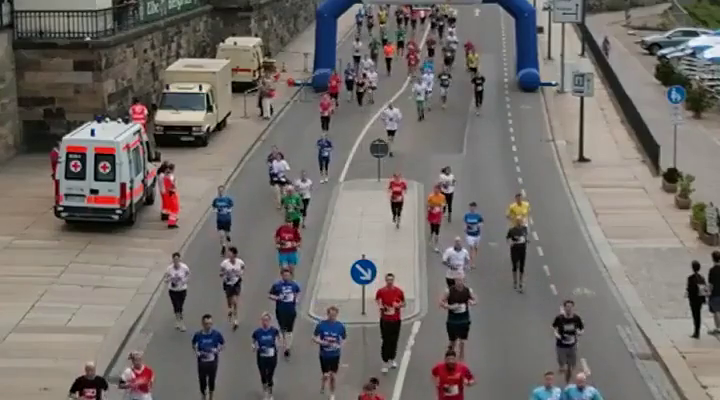
#> input picture frame 15 of Videos/run.mp4, 720 x 400 px, given in place of boy-walking.mp4, which was not available
$ jupyter execute class_10_5_video_obj_det.ipynb   (text cells are left out)
#> lines starting #> are read from the running program, lines starting #| are printed output that depends on the picture; pictures that were not available may be replaced by others from this repository, and a replacement may not be noted
[cell 1]
import cv2
import numpy as np

col, width, row, height = -1,-1,-1,-1        # set initial value
frame = None                                 # video output
frame2 = None                                # org img
inputmode = False                            # roi
rectangle = False
trackWindow = None
roi_hist = None

# [24 lines left out: function onMouse, not called in this run]

def meanShift(file):
#> called with file = './Videos/boy-walking.mp4'
    global frame, frame2, inputmode, trackWindow, roi_hist
    try:
        cap = cv2.VideoCapture(file)
    except Exception as e:
        print(e)
        return
    ret, frame = cap.read()
#> frame is the input picture: shape (400, 720, 3); mean B, G, R 106.7, 110.3, 115.7
    cv2.namedWindow('frame')
    cv2.setMouseCallback('frame',onMouse,param=(frame,frame2))
    termination = (cv2.TERM_CRITERIA_EPS | cv2.TERM_CRITERIA_COUNT, 10, 1) # meanShift
    while True:
        ret, frame = cap.read()
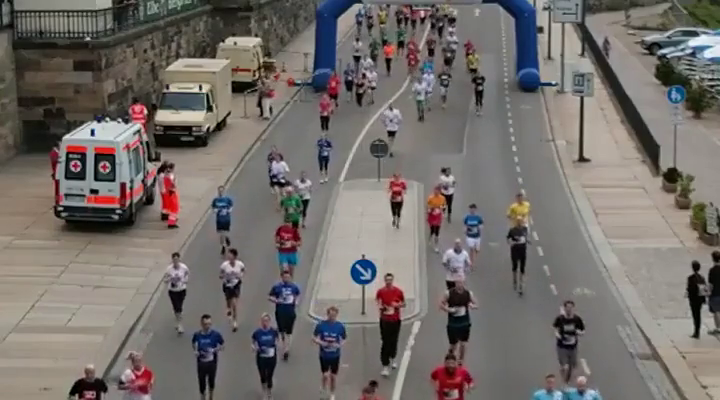
#> input picture frame 16 of Videos/run.mp4, 720 x 400 px, given in place of boy-walking.mp4, which was not available
#> frame is the input picture: shape (400, 720, 3); mean B, G, R 106.7, 110.4, 115.8
        if not ret:
            break
        if trackWindow is not None:
            hsv = cv2.cvtColor(frame,cv2.COLOR_BGR2HSV)
            dst = cv2.calcBackProject([hsv],[0],roi_hist,[0,180],1)
            cv2.imshow('dst',dst)
            ret, trackWindow = cv2.meanShift(dst, trackWindow, termination)
            x,y,w,h = trackWindow
            cv2.rectangle(frame,(x,y),(x+w,y+h), (0,255,0),2)

        cv2.imshow('frame',frame)
        k = cv2.waitKey(55)
#> (key Esc is pressed here)
        if k == 27:
            break

        if k == ord(' '): # space bar press
            print("select Area for meanShift and Enter a Key")
            inputmode = True
            frame2 = frame.copy()

            while inputmode:
                cv2.imshow('frame',frame)
                cv2.waitKey(0)

    cap.release()
    cv2.destroyAllWindows()

meanShift('./Videos/boy-walking.mp4')

[cell 2]
import cv2
import numpy as np

col, width, row, height = -1,-1,-1,-1
frame = None
frame2 = None
inputmode = False
rectangle = False
trackWindow = None
roi_hist = None

# [23 lines left out: function onMouse, not called in this run]

def CamShift(file):
#> called with file = './Videos/boy-walking.mp4'
    global frame, frame2, inputmode, trackWindow, roi_hist
    try:
        cap = cv2.VideoCapture(file)
    except Exception as e:
        print(e)
        return
    ret, frame = cap.read()
    cv2.namedWindow('frame')
    cv2.setMouseCallback('frame',onMouse,param=(frame,frame2))
    termination = (cv2.TERM_CRITERIA_EPS | cv2.TERM_CRITERIA_COUNT, 10, 1)
    while True:
        ret, frame = cap.read()
        if not ret:
            break
        if trackWindow is not None:
            hsv = cv2.cvtColor(frame,cv2.COLOR_BGR2HSV)
            dst = cv2.calcBackProject([hsv],[0],roi_hist,[0,180],1)
            cv2.imshow('dst',dst)
            ret, trackWindow = cv2.CamShift(dst, trackWindow, termination)
            pts = cv2.boxPoints(ret)
            pts = np.int0(pts)
            cv2.polylines(frame,[pts],True,(0,255,0),2)

        cv2.imshow('frame',frame)
        k = cv2.waitKey(55)
#> (key Esc is pressed here)
        if k == 27:
            break

        if k == ord(' '):
            print("select Area for CamShift and Enter a Key")
            inputmode = True
            frame2 = frame.copy()

            while inputmode:
                cv2.imshow('frame',frame)
                cv2.waitKey(0)

    cap.release()
    cv2.destroyAllWindows()

CamShift('./Videos/boy-walking.mp4')

[cell 3]
#  MeanShift Face Track
# https://github.com/prabormukherjee/Object_tracking-opencv/blob/master/03_MeanShift_Tracking.ipynb
import cv2
import numpy as np

cap = cv2.VideoCapture('./Videos/face_track.mp4') # face_track.mp4   chaplin.mp4
ret, frame = cap.read()
face_casc = cv2.CascadeClassifier('./cv_data/haarcascade_frontalface_default.xml')
face_rects = face_casc.detectMultiScale(frame)
#> face_rects = [[271, 250, 29, 29], [569, 133, 75, 75]]
face_x, face_y, w,h = tuple(face_rects[0]) # Convert the list to a tuple
#> face_x = 271; face_y = 250; w = 29; h = 29
track_window = (face_x, face_y, w, h)
#> track_window = (271, 250, 29, 29)
roi = frame[face_y: face_y+h, face_x: face_x+w]
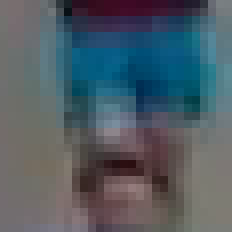
#> roi: shape (29, 29, 3) (shown 8 times larger); mean B, G, R 101.5, 93, 80.4
hsv_roi = cv2.cvtColor(roi, cv2.COLOR_BGR2HSV)
#> hsv_roi: shape (29, 29, 3); mean H, S, V 85.9, 85.1, 107.9
roi_hist = cv2.calcHist([hsv_roi], [0], None, [180], [0,180])
#> roi_hist = 180 values, max 55 at index 98, min 0 at index 8, mean 4.67
cv2.normalize(roi_hist, roi_hist, 0, 255, cv2.NORM_MINMAX);
term_crit = (cv2.TERM_CRITERIA_EPS | cv2.TERM_CRITERIA_COUNT, 10, 1) # Set the termination criteria 10 iterations or move 1 pt

while True:
    ret, frame = cap.read()
    if ret == True:
        hsv = cv2.cvtColor(frame, cv2.COLOR_BGR2HSV)
#> hsv: shape (400, 720, 3); mean H, S, V 42.1, 39.5, 118.9
        dest = cv2.calcBackProject([hsv], [0], roi_hist, [0, 180], 1)
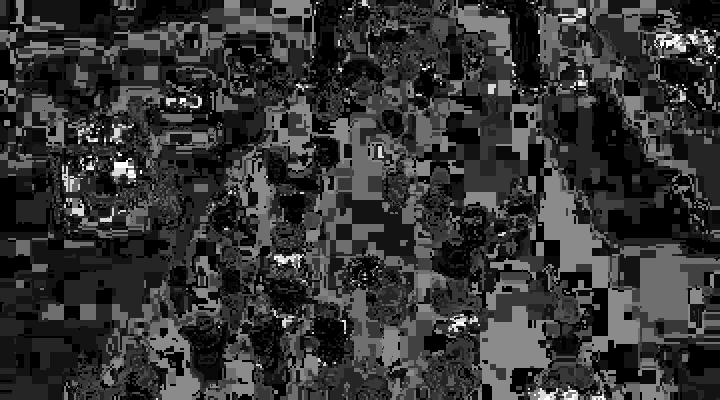
#> dest: shape (400, 720); min 0, max 255, mean 53.4
        ret, track_window = cv2.meanShift(dest, track_window, term_crit)
#> ret = 2; track_window = (271, 247, 29, 29)
        x, y, w, h = track_window
#> x = 271; y = 247
        img2 = cv2.rectangle(frame, (x, y),(x+w, y+h),(255, 255, 0))
        cv2.imshow('Face Tracker', img2)

        if cv2.waitKey(300) & 0xFF == 27:
#> (key Esc is pressed here)
            break
    else:
        break

cap.release()
cv2.destroyAllWindows()

[cell 4]
# Import Libraries
import cv2
import numpy as np
cap = cv2.VideoCapture('Videos/face_track.mp4')
ret, frame = cap.read()
face_casc = cv2.CascadeClassifier('./cv_data/haarcascade_frontalface_default.xml')
face_rects = face_casc.detectMultiScale(frame)
face_x, face_y, w,h = tuple(face_rects[0])
track_window = (face_x, face_y, w, h)
#> track_window = (271, 250, 29, 29)
roi = frame[face_y: face_y+h,face_x: face_x+w]
hsv_roi = cv2.cvtColor(roi, cv2.COLOR_BGR2HSV)
roi_hist = cv2.calcHist([hsv_roi], [0], None, [180], [0,180]) # Histogram to target on each frame for the meanshift calculation
cv2.normalize(roi_hist, roi_hist, 0, 255, cv2.NORM_MINMAX);  # Normalize the histogram
term_crit = (cv2.TERM_CRITERIA_EPS | cv2.TERM_CRITERIA_COUNT, 10, 1) # Set the termination criteria 10 iterations or move 1 pt

while True:
    ret, frame = cap.read()
    if ret == True:
        hsv = cv2.cvtColor(frame, cv2.COLOR_BGR2HSV)
        dest = cv2.calcBackProject([hsv], [0], roi_hist, [0, 180], 1)
        ret, track_window = cv2.CamShift(dest, track_window, term_crit) # Camshift to get the new coordinates of rectangle
#> ret = ((286, 259), (48.78, 55.01), 115.7); track_window = (260, 236, 52, 46)
        pts = cv2.boxPoints(ret)
#> pts = [[271.8, 225.1], [321.4, 249], [300.2, 292.9], [250.6, 269]]
        pts = np.int0(pts)
#> pts = [[271, 225], [321, 248], [300, 292], [250, 269]]
        img2 = cv2.polylines(frame, [pts], True, (0, 255, 0), 5)
        cv2.imshow('Cam Shift', img2)

        if cv2.waitKey(300) & 0xFF == 27:
#> (key Esc is pressed here)
            break
    else:
        break

cap.release()
cv2.destroyAllWindows()
